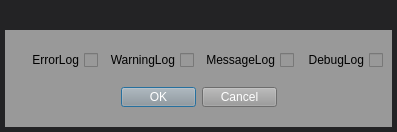
<?xml version="1.0" encoding="UTF-8"?>
<ui version="4.0">
 <class>SetLogLevelUI</class>
 <widget class="QDialog" name="SetLogLevelUI">
  <property name="geometry">
   <rect>
    <x>0</x>
    <y>0</y>
    <width>397</width>
    <height>132</height>
   </rect>
  </property>
  <property name="windowTitle">
   <string>ButelLive</string>
  </property>
  <property name="styleSheet">
   <string notr="true">background-color: rgba(35, 35, 37,255);
border-image: url(:/images/xxx_bg.png);</string>
  </property>
  <layout class="QGridLayout" name="gridLayout_2">
   <property name="leftMargin">
    <number>5</number>
   </property>
   <property name="topMargin">
    <number>0</number>
   </property>
   <property name="rightMargin">
    <number>5</number>
   </property>
   <property name="bottomMargin">
    <number>5</number>
   </property>
   <property name="verticalSpacing">
    <number>0</number>
   </property>
   <item row="1" column="0">
    <widget class="QWidget" name="widget" native="true">
     <property name="styleSheet">
      <string notr="true">background-color: rgb(153, 153, 153);</string>
     </property>
     <layout class="QGridLayout" name="gridLayout">
      <item row="0" column="0">
       <layout class="QHBoxLayout" name="horizontalLayout_2">
        <item>
         <widget class="QCheckBox" name="m_pChckBoxErrLog">
          <property name="layoutDirection">
           <enum>Qt::RightToLeft</enum>
          </property>
          <property name="text">
           <string>ErrorLog</string>
          </property>
         </widget>
        </item>
        <item>
         <widget class="QCheckBox" name="m_pChckBoxWarnLog">
          <property name="layoutDirection">
           <enum>Qt::RightToLeft</enum>
          </property>
          <property name="text">
           <string>WarningLog</string>
          </property>
         </widget>
        </item>
        <item>
         <widget class="QCheckBox" name="m_pChckBoxMsgLog">
          <property name="layoutDirection">
           <enum>Qt::RightToLeft</enum>
          </property>
          <property name="text">
           <string>MessageLog</string>
          </property>
         </widget>
        </item>
        <item>
         <widget class="QCheckBox" name="m_pChckBoxDbgLog">
          <property name="layoutDirection">
           <enum>Qt::RightToLeft</enum>
          </property>
          <property name="text">
           <string>DebugLog</string>
          </property>
         </widget>
        </item>
       </layout>
      </item>
      <item row="1" column="0">
       <layout class="QHBoxLayout" name="horizontalLayout">
        <item>
         <spacer name="horizontalSpacer">
          <property name="orientation">
           <enum>Qt::Horizontal</enum>
          </property>
          <property name="sizeHint" stdset="0">
           <size>
            <width>40</width>
            <height>20</height>
           </size>
          </property>
         </spacer>
        </item>
        <item>
         <widget class="QPushButton" name="m_pBtnOk">
          <property name="minimumSize">
           <size>
            <width>75</width>
            <height>20</height>
           </size>
          </property>
          <property name="maximumSize">
           <size>
            <width>75</width>
            <height>20</height>
           </size>
          </property>
          <property name="styleSheet">
           <string notr="true">color: rgb(255, 255, 255);
border-image: url(:/images/btn_back.png);</string>
          </property>
          <property name="text">
           <string>OK</string>
          </property>
         </widget>
        </item>
        <item>
         <widget class="QPushButton" name="m_pBtnCancel">
          <property name="minimumSize">
           <size>
            <width>75</width>
            <height>20</height>
           </size>
          </property>
          <property name="maximumSize">
           <size>
            <width>75</width>
            <height>20</height>
           </size>
          </property>
          <property name="styleSheet">
           <string notr="true">color: rgb(255, 255, 255);
border-image: url(:/images/btn_back.png);</string>
          </property>
          <property name="text">
           <string>Cancel</string>
          </property>
         </widget>
        </item>
        <item>
         <spacer name="horizontalSpacer_2">
          <property name="orientation">
           <enum>Qt::Horizontal</enum>
          </property>
          <property name="sizeHint" stdset="0">
           <size>
            <width>40</width>
            <height>20</height>
           </size>
          </property>
         </spacer>
        </item>
       </layout>
      </item>
     </layout>
    </widget>
   </item>
   <item row="0" column="0">
    <widget class="TitleBar" name="m_pTitleLbl" native="true">
     <property name="sizePolicy">
      <sizepolicy hsizetype="Preferred" vsizetype="Maximum">
       <horstretch>0</horstretch>
       <verstretch>0</verstretch>
      </sizepolicy>
     </property>
     <property name="minimumSize">
      <size>
       <width>0</width>
       <height>30</height>
      </size>
     </property>
     <property name="maximumSize">
      <size>
       <width>16777215</width>
       <height>30</height>
      </size>
     </property>
    </widget>
   </item>
  </layout>
 </widget>
 <customwidgets>
  <customwidget>
   <class>TitleBar</class>
   <extends>QWidget</extends>
   <header location="global">titlebar.h</header>
   <container>1</container>
  </customwidget>
 </customwidgets>
 <resources/>
 <connections/>
</ui>
